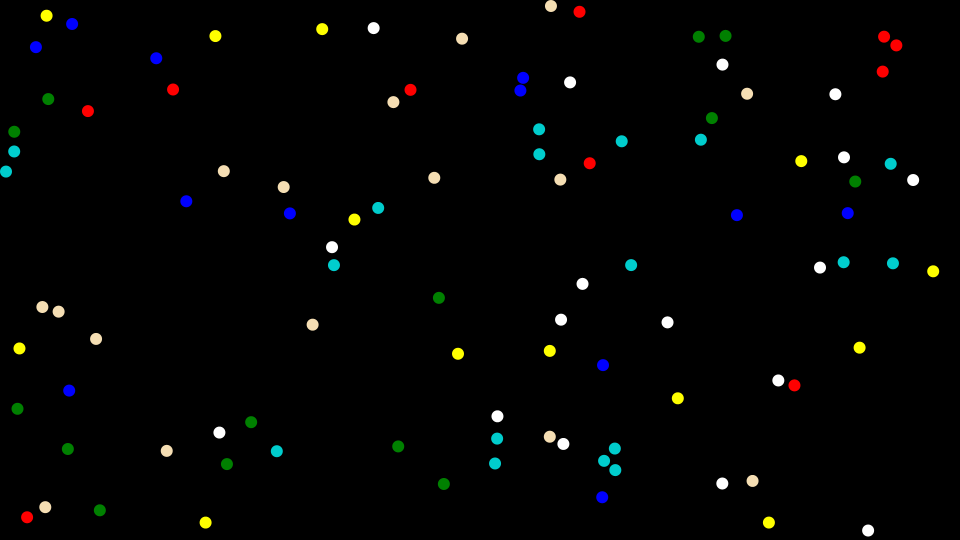
Frame 1 (no input)
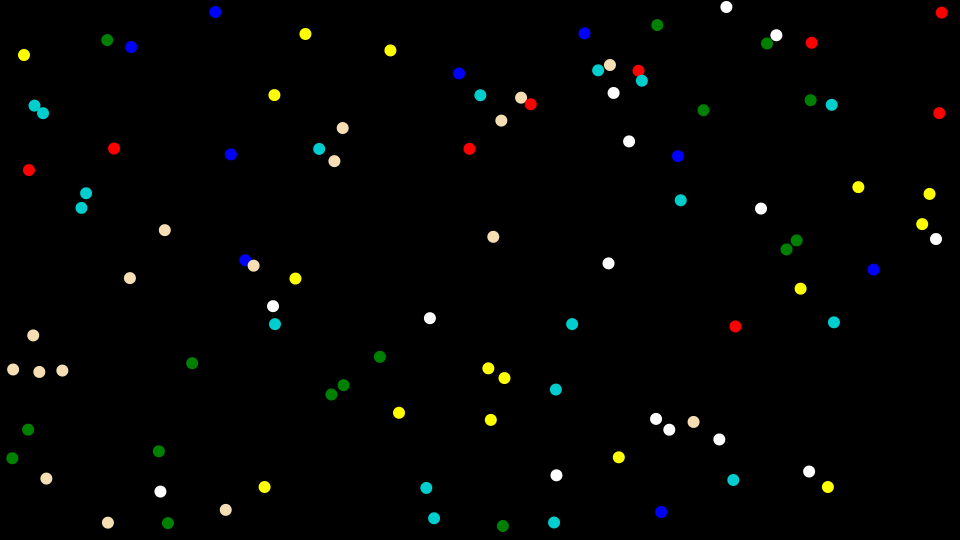
Frame 60 (the mouse pressed at the canvas centre just before this capture)
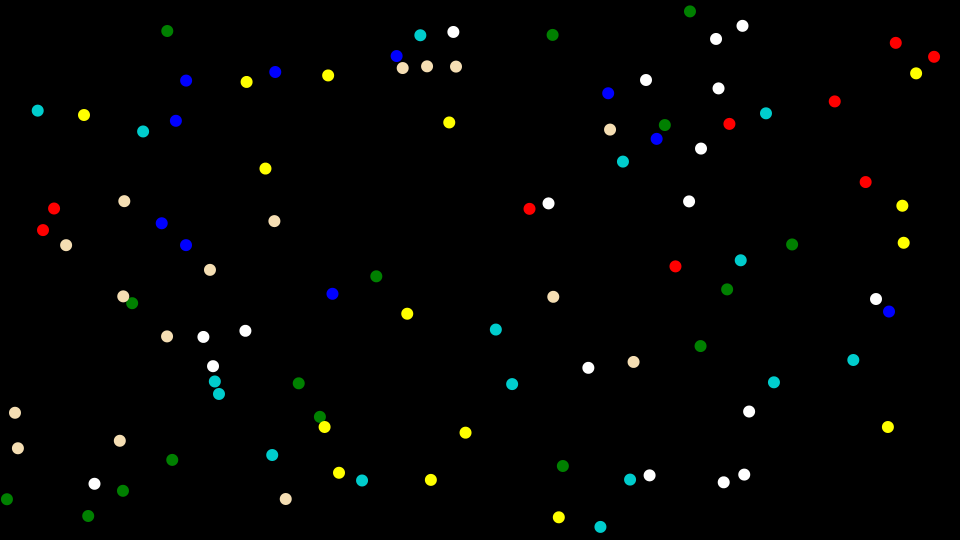
Frame 120 (the mouse held since frame 60 and released just before this capture)

The Processing sketch that drew these frames (run headless with seeded random() and noise(); from frame 60 on, the mouse is pressed at the canvas centre):

// Processing sketch: colordot
// ── colordot.pde
ColorDot[] mainColorDotList = new ColorDot[100];
float r = 12;
float speed = 1;
int[] colors = {#FF0000, #FFFF00, #008000, #0000FF, #FFFFFF, #f5deb3, #00cdcd};
//int[] colors = {#FFFFFF, #519872, #D30C7B, #3A2D32, #FAA613, #72A1E5, #256EFF};
int colorCount = colors.length;
int hitCount = 0;

void setup(){
  size(960,540);
  background(0);
  fill(255);
  noStroke();
  
  println();
  for(int i=0; i<mainColorDotList.length;i++){
      mainColorDotList[i] = new ColorDot(random(width),random(height), i, mainColorDotList);
      print(mainColorDotList[i].colorNum);
  }
  println();
  
  for(ColorDot dot : mainColorDotList){
    dot.begin();
  }
  
  //mainColorDotList[0].colorNum = 4;
  //println(mainColorDotList[0].colorNum);
  
}

int it = 0;
float opacity = 0.1;

void draw(){
  if(allSame(mainColorDotList)){
    fill(0,opacity);
    rect(0,0,width,height);
    
    if(opacity > 5) {
      fill(255);
      String changes = "Color Changes: " + hitCount;
      textAlign(CENTER);
      text(changes, width/2, height/2);
      fill(0);
    }
    else{
      opacity = opacity * 1.1;
      println(opacity);
    }
  }
  else{
    background(0);
    print(it + ": \t");
    for(ColorDot dot : mainColorDotList){
      dot.collide();
      dot.move();
      dot.display();
      //print(dot.colorNum);
    }
    it++;
    print("\t" + hitCount);
    println();
  }
  
}

boolean allSame(ColorDot[] dotList){
  boolean same = true;
  for(int i=0; i<dotList.length; i++){
    if(dotList[i].colorNum != dotList[0].colorNum){
      same = false;
    }
    
  }
  return same;
}

class ColorDot {
  float x,y;
  float vy = 0;
  float vx = 0;
  int colorNum;
  
  int id;
  ColorDot[] others;
  
  ColorDot(float conx, float cony, int idin, ColorDot[] othersin ){
    x = conx;
    y = cony;
    id = idin;
    others = othersin;
    colorNum = (int)random(colorCount);
    //println(colorNum);
    circle(x,y,r);
  }
  
  void begin(){
    if(random(10)>5) vy = speed;
    else vy = -speed;
    if(random(10)>5) vx = speed;
    else vx = -speed;
  }
  
  float[] getPos(){
    float[] pos = {x,y};
    return pos;
  }
  
  void collide() {
    for(int i = id + 1; i < mainColorDotList.length; i++) {
      float dx = others[i].x - x;
      float dy = others[i].y - y;
      float distance = sqrt(dx*dx + dy*dy);
      if(distance < r){
        float angle = atan2(dy, dx);
        float targetX = x + cos(angle) * r;
        float targetY = y + sin(angle) * r;
        float ax = (targetX - others[i].x);
        float ay = (targetY - others[i].y);
        vx -= ax;
        vy -= ay;
        others[i].vx += ax;
        others[i].vy += ay;
        //if(colorNum == 4 || others[i].colorNum == 4){
        //  others[i].colorNum = 4;//(int)random(7);
        //  colorNum = 4;
        //}
        float chance = random(1);
        if(others[i].colorNum != colorNum) hitCount++;
        if(chance > .5) others[i].colorNum = colorNum;
        else colorNum = others[i].colorNum; 
        
        
      }
    }
  }
  
  void move(){
     if(vx > speed*2) vx = speed*2;
     if(vy > speed*2) vy = speed*2;
     x += vx;
     y += vy;
     if(x + r/2 > width){
       x = width - r/2;
       vx *= -1;
     }
     if(x -r/2 < 0){
       x = r/2;
       vx *= -1;
     }
     if(y + r/2 > height){
       y = height - r/2;
       vy *= -1;
     }
     if(y - r/2 < 0){
       y = r/2;
       vy *= -1;
     }
     
     
  }
  
  void display(){
    fill(colors[colorNum]);
    circle(x,y,r);
    fill(255);
  }
}
